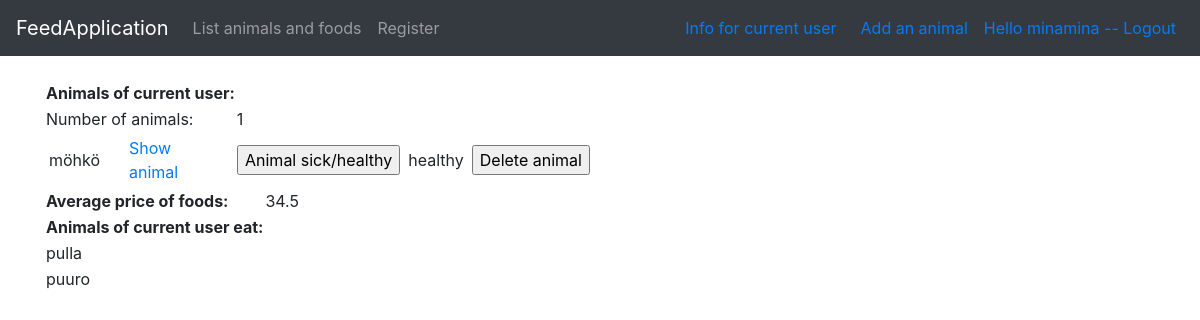
Page /animals/current/ (signed in) on the earlier database version.
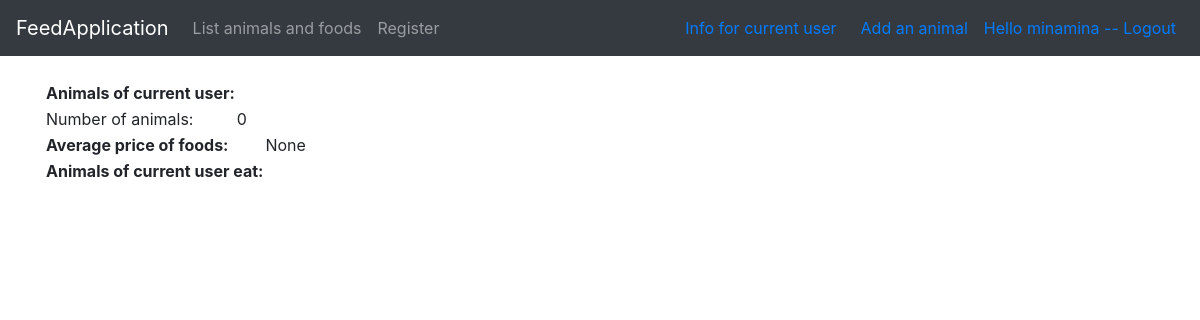
Same page on the later database version.
### application/animals/models.py (models this page shows, shortened)
class Animal(Base):
    name = db.Column(db.String(144), nullable=False)
    account_id = db.Column(db.Integer, db.ForeignKey('account.id'),
                           nullable=False)
    user = db.relationship("User", backref='animal', lazy=True)
    foods = db.relationship("Food", secondary=animals_foods, back_populates='animals', lazy='dynamic')
    sick = db.Column(db.Boolean, nullable=False)

class Food(Base):
    name = db.Column(db.String(144), unique=True, nullable = False) #unique lisätty
    animals = db.relationship("Animal", secondary=animals_foods, back_populates='foods', lazy='dynamic')
    price = db.Column(db.Integer, nullable = True)

### application/animals/views.py (the view)
@app.route("/animals/current/", methods=["GET"])
@login_required
def current_animals():
    owner = current_user
    owner_id = owner.get_id()
    return render_template("animals/current.html", form = FoodForm(),
        currentanimals = User.find_animals_of_current_user(owner_id), currentfoods = User.find_foods_of_current_user(owner_id),
        counts = User.count_animals_of_current_user(owner_id), average = User.average_of_food_prices(owner_id))

### application/animals/forms.py
class FoodForm(FlaskForm):
    name = StringField("New food:", [validators.Length(min=2, max=20)])
    class Meta:
        csrf = False

### application/__init__.py (called while the page is built)
@login_manager.user_loader
def load_user(user_id):
    return User.query.get(user_id)

### application/auth/models.py (called while the page is built)
    def get_id(self):
        return self.id

    @staticmethod
    def find_animals_of_current_user(account_id):
        stmt = text("SELECT * FROM Animal"
        " JOIN Account ON Account.id = Animal.account_id" #tämä rivi on turha
        " WHERE account_id = :account_id").params(account_id=account_id)
        res = db.engine.execute(stmt)
        response = []
        for row in res:
            response.append({"id":row[0], "time1":row[1], "time2":row[2], "name":row[3], "sick":row[5]})
        return response

    @staticmethod
    def count_animals_of_current_user(account_id):
        query1 = text("SELECT COUNT(Account.id) FROM Animal"
        " LEFT JOIN Account ON Account.id = Animal.account_id"
        " WHERE Animal.account_id = :account_id").params(account_id=account_id)
        res = db.engine.execute(query1)
        response = []
        for row in res:
            response.append({"count":row[0]})
        return response

### application/templates/animals/current.html (shortened to what this page needs)
{% extends "layout.html" %}
{% block body %}
<table>
<tr>
<td>
  <b>Animals of current user:</b>
</td> </tr>
<tr>
<td>Number of animals: </td>
{% for counte in counts %}
  <td>{{ counte.count }}</td>
</tr>
{% endfor %}
</table>
{% for animal in currentanimals %}
<table cellspacing="4" cellpadding="4">
    <tr>
      <td style="width:80px">{{ animal.name }}</td>
      <td style="width:100px"><a href="{{ url_for('animals_show_animal', animal_id=animal.id) }}">Show animal</a></td>
      <td></td>
      <td>
        <form method="POST" action="{{ url_for('animals_set_sick', animal_id=animal.id) }}">
          <input type="submit" value="Animal sick/healthy"/>
        </form>
            </td>
            {% if animal.sick == 1 %}
            <td style="width:60px">sick</td>
            {% else %}
            <td style="width:60px">healthy</td>
            {% endif %}
        <td style="width:80px"><form method="GET" action="{{ url_for('animals_delete', animal_id=animal.id) }}">
            <input type="submit" value="Delete animal"/></form></td>
    </tr>
  </table>
{% endfor %}
  <table>
    <tr>
      <th>Average price of foods:</th>
        {% for avg in average %}
        <td>{{ avg.average }}</td>
      </tr>
        {% endfor %}
      <th>Animals of current user eat:</th>
    </table>
    {% for food in currentfoods %}
    <table>
      <tr>
        <td>{{ food.name }} </td>
      </tr>
    </table>
    {% endfor %}
{% endblock %}

Differences in the rows shown:
removed Animal: name "möhkö", sick "healthy"
no longer on this page (row unchanged): Food: name "pulla"
no longer on this page (row unchanged): Food: name "puuro"
Other differences:
new list line: "0"
new list line: "None"
list line gone: "1"
list line gone: "34.5"
